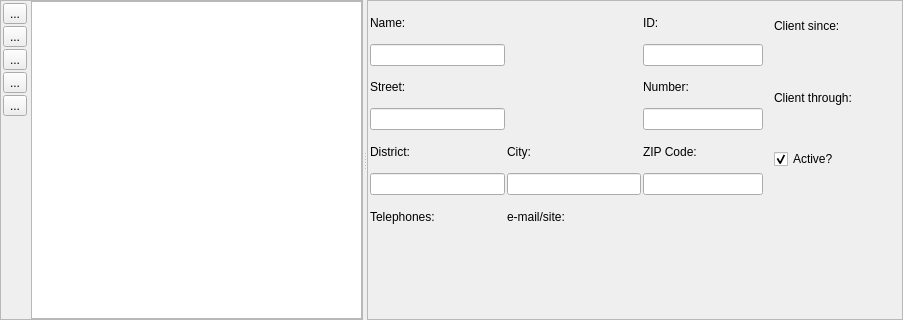
       <widget class="QFrame" name="frmClientInfo">
        <property name="geometry">
         <rect>
          <x>9</x>
          <y>324</y>
          <width>903</width>
          <height>320</height>
         </rect>
        </property>
        <property name="minimumSize">
         <size>
          <width>0</width>
          <height>250</height>
         </size>
        </property>
        <property name="frameShape">
         <enum>QFrame::NoFrame</enum>
        </property>
        <property name="frameShadow">
         <enum>QFrame::Plain</enum>
        </property>
        <layout class="QHBoxLayout" name="horizontalLayout_10">
         <property name="spacing">
          <number>0</number>
         </property>
         <property name="leftMargin">
          <number>0</number>
         </property>
         <property name="topMargin">
          <number>0</number>
         </property>
         <property name="rightMargin">
          <number>0</number>
         </property>
         <property name="bottomMargin">
          <number>0</number>
         </property>
         <item>
          <widget class="QSplitter" name="splitter_2">
           <property name="orientation">
            <enum>Qt::Horizontal</enum>
           </property>
           <property name="childrenCollapsible">
            <bool>false</bool>
           </property>
           <widget class="QFrame" name="frame_5">
            <property name="frameShape">
             <enum>QFrame::StyledPanel</enum>
            </property>
            <property name="frameShadow">
             <enum>QFrame::Raised</enum>
            </property>
            <layout class="QGridLayout" name="gLayoutClientListPanel">
             <property name="leftMargin">
              <number>0</number>
             </property>
             <property name="topMargin">
              <number>0</number>
             </property>
             <property name="rightMargin">
              <number>0</number>
             </property>
             <property name="bottomMargin">
              <number>0</number>
             </property>
             <property name="spacing">
              <number>0</number>
             </property>
             <item row="0" column="1">
              <widget class="vmListWidget" name="clientsList">
               <property name="minimumSize">
                <size>
                 <width>0</width>
                 <height>0</height>
                </size>
               </property>
               <property name="editTriggers">
                <set>QAbstractItemView::DoubleClicked|QAbstractItemView::EditKeyPressed</set>
               </property>
               <property name="showDropIndicator" stdset="0">
                <bool>false</bool>
               </property>
               <property name="dragDropOverwriteMode">
                <bool>false</bool>
               </property>
              </widget>
             </item>
             <item row="0" column="0">
              <widget class="QFrame" name="frmClientToolbar">
               <property name="sizePolicy">
                <sizepolicy hsizetype="Fixed" vsizetype="Preferred">
                 <horstretch>0</horstretch>
                 <verstretch>0</verstretch>
                </sizepolicy>
               </property>
               <property name="minimumSize">
                <size>
                 <width>30</width>
                 <height>200</height>
                </size>
               </property>
               <property name="frameShape">
                <enum>QFrame::NoFrame</enum>
               </property>
               <property name="frameShadow">
                <enum>QFrame::Plain</enum>
               </property>
               <layout class="QVBoxLayout" name="verticalLayout_20">
                <property name="spacing">
                 <number>2</number>
                </property>
                <property name="leftMargin">
                 <number>2</number>
                </property>
                <property name="topMargin">
                 <number>2</number>
                </property>
                <property name="rightMargin">
                 <number>2</number>
                </property>
                <property name="bottomMargin">
                 <number>2</number>
                </property>
                <item>
                 <widget class="QToolButton" name="btnClientAdd">
                  <property name="text">
                   <string>...</string>
                  </property>
                  <property name="icon">
                   <iconset resource="resources.qrc">
                    <normaloff>:/resources/browse-controls/add.png</normaloff>:/resources/browse-controls/add.png</iconset>
                  </property>
                 </widget>
                </item>
                <item>
                 <widget class="QToolButton" name="btnClientEdit">
                  <property name="text">
                   <string>...</string>
                  </property>
                  <property name="icon">
                   <iconset resource="resources.qrc">
                    <normaloff>:/resources/browse-controls/edit.png</normaloff>:/resources/browse-controls/edit.png</iconset>
                  </property>
                 </widget>
                </item>
                <item>
                 <widget class="QToolButton" name="btnClientDel">
                  <property name="text">
                   <string>...</string>
                  </property>
                  <property name="icon">
                   <iconset resource="resources.qrc">
                    <normaloff>:/resources/browse-controls/remove.png</normaloff>:/resources/browse-controls/remove.png</iconset>
                  </property>
                 </widget>
                </item>
                <item>
                 <widget class="QToolButton" name="btnClientSave">
                  <property name="text">
                   <string>...</string>
                  </property>
                  <property name="icon">
                   <iconset theme="document-save">
                    <normaloff>.</normaloff>.</iconset>
                  </property>
                 </widget>
                </item>
                <item>
                 <widget class="QToolButton" name="btnClientCancel">
                  <property name="text">
                   <string>...</string>
                  </property>
                  <property name="icon">
                   <iconset resource="resources.qrc">
                    <normaloff>:/resources/cancel.png</normaloff>:/resources/cancel.png</iconset>
                  </property>
                 </widget>
                </item>
                <item>
                 <spacer name="verticalSpacer_4">
                  <property name="orientation">
                   <enum>Qt::Vertical</enum>
                  </property>
                  <property name="sizeHint" stdset="0">
                   <size>
                    <width>20</width>
                    <height>40</height>
                   </size>
                  </property>
                 </spacer>
                </item>
               </layout>
              </widget>
             </item>
            </layout>
           </widget>
           <widget class="QFrame" name="frame_6">
            <property name="frameShape">
             <enum>QFrame::StyledPanel</enum>
            </property>
            <property name="frameShadow">
             <enum>QFrame::Raised</enum>
            </property>
            <layout class="QGridLayout" name="gridLayout_11">
             <property name="leftMargin">
              <number>2</number>
             </property>
             <property name="topMargin">
              <number>2</number>
             </property>
             <property name="rightMargin">
              <number>2</number>
             </property>
             <property name="bottomMargin">
              <number>2</number>
             </property>
             <property name="spacing">
              <number>2</number>
             </property>
             <item row="0" column="0">
              <widget class="QLabel" name="lblClientName">
               <property name="minimumSize">
                <size>
                 <width>0</width>
                 <height>30</height>
                </size>
               </property>
               <property name="frameShape">
                <enum>QFrame::NoFrame</enum>
               </property>
               <property name="frameShadow">
                <enum>QFrame::Plain</enum>
               </property>
               <property name="text">
                <string>Name:</string>
               </property>
               <property name="textFormat">
                <enum>Qt::PlainText</enum>
               </property>
              </widget>
             </item>
             <item row="0" column="2">
              <widget class="QLabel" name="lblClientID">
               <property name="minimumSize">
                <size>
                 <width>50</width>
                 <height>30</height>
                </size>
               </property>
               <property name="frameShape">
                <enum>QFrame::NoFrame</enum>
               </property>
               <property name="frameShadow">
                <enum>QFrame::Plain</enum>
               </property>
               <property name="text">
                <string>ID:</string>
               </property>
               <property name="textFormat">
                <enum>Qt::PlainText</enum>
               </property>
              </widget>
             </item>
             <item row="0" column="3" rowspan="5">
              <widget class="QFrame" name="frame_2">
               <property name="minimumSize">
                <size>
                 <width>50</width>
                 <height>0</height>
                </size>
               </property>
               <property name="frameShape">
                <enum>QFrame::NoFrame</enum>
               </property>
               <property name="frameShadow">
                <enum>QFrame::Plain</enum>
               </property>
               <layout class="QVBoxLayout" name="verticalLayout_4">
                <property name="spacing">
                 <number>5</number>
                </property>
                <property name="topMargin">
                 <number>2</number>
                </property>
                <property name="rightMargin">
                 <number>2</number>
                </property>
                <property name="bottomMargin">
                 <number>2</number>
                </property>
                <item>
                 <widget class="QLabel" name="lblClientDateFrom">
                  <property name="minimumSize">
                   <size>
                    <width>0</width>
                    <height>30</height>
                   </size>
                  </property>
                  <property name="frameShape">
                   <enum>QFrame::NoFrame</enum>
                  </property>
                  <property name="frameShadow">
                   <enum>QFrame::Plain</enum>
                  </property>
                  <property name="text">
                   <string>Client since:</string>
                  </property>
                  <property name="textFormat">
                   <enum>Qt::PlainText</enum>
                  </property>
                 </widget>
                </item>
                <item>
                 <widget class="vmDateEdit" name="dteClientDateFrom" native="true">
                  <property name="sizePolicy">
                   <sizepolicy hsizetype="Preferred" vsizetype="Fixed">
                    <horstretch>0</horstretch>
                    <verstretch>0</verstretch>
                   </sizepolicy>
                  </property>
                  <property name="minimumSize">
                   <size>
                    <width>0</width>
                    <height>20</height>
                   </size>
                  </property>
                  <property name="dateTime" stdset="0">
                   <datetime>
                    <hour>0</hour>
                    <minute>0</minute>
                    <second>0</second>
                    <year>2010</year>
                    <month>1</month>
                    <day>1</day>
                   </datetime>
                  </property>
                  <property name="displayFormat" stdset="0">
                   <string>dd/MM/yyyy</string>
                  </property>
                  <property name="calendarPopup" stdset="0">
                   <bool>true</bool>
                  </property>
                 </widget>
                </item>
                <item>
                 <widget class="QLabel" name="lblClientDateTo">
                  <property name="minimumSize">
                   <size>
                    <width>0</width>
                    <height>30</height>
                   </size>
                  </property>
                  <property name="frameShape">
                   <enum>QFrame::NoFrame</enum>
                  </property>
                  <property name="frameShadow">
                   <enum>QFrame::Plain</enum>
                  </property>
                  <property name="text">
                   <string>Client through:</string>
                  </property>
                  <property name="textFormat">
                   <enum>Qt::PlainText</enum>
                  </property>
                 </widget>
                </item>
                <item>
                 <widget class="vmDateEdit" name="dteClientDateTo" native="true">
                  <property name="sizePolicy">
                   <sizepolicy hsizetype="Preferred" vsizetype="Fixed">
                    <horstretch>0</horstretch>
                    <verstretch>0</verstretch>
                   </sizepolicy>
                  </property>
                  <property name="minimumSize">
                   <size>
                    <width>0</width>
                    <height>20</height>
                   </size>
                  </property>
                  <property name="dateTime" stdset="0">
                   <datetime>
                    <hour>0</hour>
                    <minute>0</minute>
                    <second>0</second>
                    <year>2010</year>
                    <month>1</month>
                    <day>1</day>
                   </datetime>
                  </property>
                  <property name="displayFormat" stdset="0">
                   <string>dd/MM/yyyy</string>
                  </property>
                  <property name="calendarPopup" stdset="0">
                   <bool>true</bool>
                  </property>
                 </widget>
                </item>
                <item>
                 <widget class="vmCheckBox" name="chkClientActive">
                  <property name="text">
                   <string>Active?</string>
                  </property>
                  <property name="checked">
                   <bool>true</bool>
                  </property>
                 </widget>
                </item>
               </layout>
              </widget>
             </item>
             <item row="1" column="0">
              <widget class="vmLineEdit" name="txtClientName">
               <property name="sizePolicy">
                <sizepolicy hsizetype="Preferred" vsizetype="Fixed">
                 <horstretch>0</horstretch>
                 <verstretch>0</verstretch>
                </sizepolicy>
               </property>
               <property name="minimumSize">
                <size>
                 <width>0</width>
                 <height>0</height>
                </size>
               </property>
               <property name="maximumSize">
                <size>
                 <width>16777215</width>
                 <height>16777215</height>
                </size>
               </property>
               <property name="inputMask">
                <string notr="true"/>
               </property>
               <property name="readOnly">
                <bool>false</bool>
               </property>
              </widget>
             </item>
             <item row="1" column="2">
              <widget class="vmLineEdit" name="txtClientID">
               <property name="sizePolicy">
                <sizepolicy hsizetype="Preferred" vsizetype="Fixed">
                 <horstretch>0</horstretch>
                 <verstretch>0</verstretch>
                </sizepolicy>
               </property>
               <property name="minimumSize">
                <size>
                 <width>0</width>
                 <height>0</height>
                </size>
               </property>
               <property name="maximumSize">
                <size>
                 <width>120</width>
                 <height>16777215</height>
                </size>
               </property>
               <property name="focusPolicy">
                <enum>Qt::NoFocus</enum>
               </property>
               <property name="acceptDrops">
                <bool>false</bool>
               </property>
               <property name="accessibleDescription">
                <string notr="true"/>
               </property>
               <property name="inputMask">
                <string notr="true"/>
               </property>
               <property name="text">
                <string notr="true"/>
               </property>
               <property name="readOnly">
                <bool>true</bool>
               </property>
              </widget>
             </item>
             <item row="2" column="0">
              <widget class="QLabel" name="lblClientStreetAdress">
               <property name="minimumSize">
                <size>
                 <width>0</width>
                 <height>30</height>
                </size>
               </property>
               <property name="frameShape">
                <enum>QFrame::NoFrame</enum>
               </property>
               <property name="frameShadow">
                <enum>QFrame::Plain</enum>
               </property>
               <property name="text">
                <string>Street:</string>
               </property>
               <property name="textFormat">
                <enum>Qt::PlainText</enum>
               </property>
              </widget>
             </item>
             <item row="2" column="2">
              <widget class="QLabel" name="lblClientNumberAdress">
               <property name="minimumSize">
                <size>
                 <width>55</width>
                 <height>30</height>
                </size>
               </property>
               <property name="frameShape">
                <enum>QFrame::NoFrame</enum>
               </property>
               <property name="frameShadow">
                <enum>QFrame::Plain</enum>
               </property>
               <property name="text">
                <string>Number:</string>
               </property>
               <property name="textFormat">
                <enum>Qt::PlainText</enum>
               </property>
              </widget>
             </item>
             <item row="3" column="0">
              <widget class="vmLineEdit" name="txtClientStreetAddress">
               <property name="sizePolicy">
                <sizepolicy hsizetype="Preferred" vsizetype="Fixed">
                 <horstretch>0</horstretch>
                 <verstretch>0</verstretch>
                </sizepolicy>
               </property>
               <property name="minimumSize">
                <size>
                 <width>0</width>
                 <height>0</height>
                </size>
               </property>
               <property name="inputMask">
                <string notr="true"/>
               </property>
               <property name="readOnly">
                <bool>false</bool>
               </property>
              </widget>
             </item>
             <item row="3" column="2">
              <widget class="vmLineEdit" name="txtClientNumberAddress">
               <property name="sizePolicy">
                <sizepolicy hsizetype="Preferred" vsizetype="Fixed">
                 <horstretch>0</horstretch>
                 <verstretch>0</verstretch>
                </sizepolicy>
               </property>
               <property name="minimumSize">
                <size>
                 <width>80</width>
                 <height>0</height>
                </size>
               </property>
               <property name="maximumSize">
                <size>
                 <width>120</width>
                 <height>16777215</height>
                </size>
               </property>
               <property name="inputMask">
                <string notr="true"/>
               </property>
               <property name="readOnly">
                <bool>false</bool>
               </property>
              </widget>
             </item>
             <item row="4" column="0">
              <widget class="QLabel" name="lblClientDistrict">
               <property name="minimumSize">
                <size>
                 <width>0</width>
                 <height>30</height>
                </size>
               </property>
               <property name="frameShape">
                <enum>QFrame::NoFrame</enum>
               </property>
               <property name="frameShadow">
                <enum>QFrame::Plain</enum>
               </property>
               <property name="text">
                <string>District:</string>
               </property>
               <property name="textFormat">
                <enum>Qt::PlainText</enum>
               </property>
              </widget>
             </item>
             <item row="4" column="1">
              <widget class="QLabel" name="lblClientCity">
               <property name="minimumSize">
                <size>
                 <width>0</width>
                 <height>30</height>
                </size>
               </property>
               <property name="frameShape">
                <enum>QFrame::NoFrame</enum>
               </property>
               <property name="frameShadow">
                <enum>QFrame::Plain</enum>
               </property>
               <property name="text">
                <string>City:</string>
               </property>
               <property name="textFormat">
                <enum>Qt::PlainText</enum>
               </property>
              </widget>
             </item>
             <item row="4" column="2">
              <widget class="QLabel" name="lblClientZipCode">
               <property name="minimumSize">
                <size>
                 <width>0</width>
                 <height>30</height>
                </size>
               </property>
               <property name="frameShape">
                <enum>QFrame::NoFrame</enum>
               </property>
               <property name="frameShadow">
                <enum>QFrame::Plain</enum>
               </property>
               <property name="text">
                <string>ZIP Code:</string>
               </property>
              </widget>
             </item>
             <item row="5" column="0">
              <widget class="vmLineEdit" name="txtClientDistrict">
               <property name="sizePolicy">
                <sizepolicy hsizetype="Preferred" vsizetype="Fixed">
                 <horstretch>0</horstretch>
                 <verstretch>0</verstretch>
                </sizepolicy>
               </property>
               <property name="minimumSize">
                <size>
                 <width>0</width>
                 <height>0</height>
                </size>
               </property>
               <property name="inputMask">
                <string notr="true"/>
               </property>
               <property name="readOnly">
                <bool>false</bool>
               </property>
              </widget>
             </item>
             <item row="5" column="1">
              <widget class="vmLineEdit" name="txtClientCity">
               <property name="sizePolicy">
                <sizepolicy hsizetype="Preferred" vsizetype="Fixed">
                 <horstretch>0</horstretch>
                 <verstretch>0</verstretch>
                </sizepolicy>
               </property>
               <property name="minimumSize">
                <size>
                 <width>0</width>
                 <height>0</height>
                </size>
               </property>
               <property name="inputMask">
                <string notr="true"/>
               </property>
               <property name="readOnly">
                <bool>false</bool>
               </property>
              </widget>
             </item>
             <item row="5" column="2">
              <widget class="vmLineEdit" name="txtClientZipCode">
               <property name="sizePolicy">
                <sizepolicy hsizetype="Preferred" vsizetype="Fixed">
                 <horstretch>0</horstretch>
                 <verstretch>0</verstretch>
                </sizepolicy>
               </property>
               <property name="minimumSize">
                <size>
                 <width>0</width>
                 <height>0</height>
                </size>
               </property>
               <property name="inputMethodHints">
                <set>Qt::ImhFormattedNumbersOnly</set>
               </property>
               <property name="inputMask">
                <string notr="true"/>
               </property>
               <property name="readOnly">
                <bool>false</bool>
               </property>
              </widget>
             </item>
             <item row="6" column="0">
              <widget class="QLabel" name="lblClientPhones">
               <property name="text">
                <string>Telephones:</string>
               </property>
              </widget>
             </item>
             <item row="6" column="1">
              <widget class="QLabel" name="lblClientEmail">
               <property name="text">
                <string>e-mail/site:</string>
               </property>
              </widget>
             </item>
             <item row="7" column="0">
              <widget class="contactsManagerWidget" name="contactsClientPhones">
               <property name="minimumSize">
                <size>
                 <width>0</width>
                 <height>30</height>
                </size>
               </property>
               <property name="frameShape">
                <enum>QFrame::NoFrame</enum>
               </property>
               <property name="frameShadow">
                <enum>QFrame::Plain</enum>
               </property>
              </widget>
             </item>
             <item row="7" column="1" colspan="3">
              <widget class="contactsManagerWidget" name="contactsClientEmails">
               <property name="minimumSize">
                <size>
                 <width>0</width>
                 <height>30</height>
                </size>
               </property>
               <property name="frameShape">
                <enum>QFrame::NoFrame</enum>
               </property>
               <property name="frameShadow">
                <enum>QFrame::Plain</enum>
               </property>
              </widget>
             </item>
             <item row="8" column="0" colspan="4">
              <widget class="QFrame" name="frmDummy">
               <property name="minimumSize">
                <size>
                 <width>0</width>
                 <height>30</height>
                </size>
               </property>
               <property name="frameShape">
                <enum>QFrame::NoFrame</enum>
               </property>
               <property name="frameShadow">
                <enum>QFrame::Raised</enum>
               </property>
              </widget>
             </item>
            </layout>
            <zorder>txtClientID</zorder>
            <zorder>lblClientName</zorder>
            <zorder>lblClientID</zorder>
            <zorder>contactsClientPhones</zorder>
            <zorder>txtClientName</zorder>
            <zorder>lblClientNumberAdress</zorder>
            <zorder>txtClientNumberAddress</zorder>
            <zorder>frmDummy</zorder>
            <zorder>lblClientEmail</zorder>
            <zorder>lblClientPhones</zorder>
            <zorder>txtClientZipCode</zorder>
            <zorder>frame_2</zorder>
            <zorder>txtClientStreetAddress</zorder>
            <zorder>lblClientStreetAdress</zorder>
            <zorder>txtClientCity</zorder>
            <zorder>contactsClientEmails</zorder>
            <zorder>lblClientDistrict</zorder>
            <zorder>lblClientCity</zorder>
            <zorder>txtClientDistrict</zorder>
            <zorder>lblClientZipCode</zorder>
           </widget>
          </widget>
         </item>
        </layout>
       </widget>
